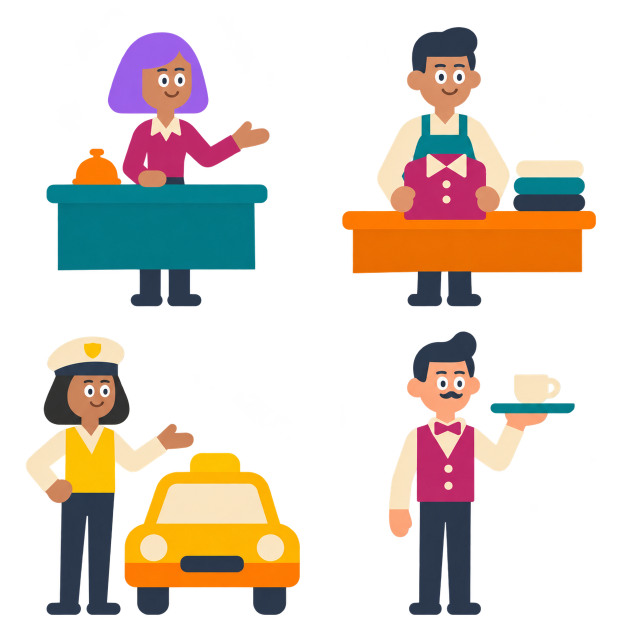
#> input picture Horizons/App/assets/art/jobs-static-2-v2.png, 1254 x 1254 px, given in place of jobs-static-1-v2.png, which was not available (shown at 1/2 size)
$ python build-static-jobs.py
#> lines starting #> are read from the running program, lines starting #| are printed output that depends on the picture; after the words box and inside, x2 and y2 are one past the last pixel; in counts of white or black regions, pixels touching at a corner belong together
"""Measure whole static native PNG illustrations without changing their pixels."""
from pathlib import Path
from PIL import Image
import numpy as np
from scipy.ndimage import label
import json,hashlib
root=Path(__file__).resolve().parents[1]
groups=[['teacher','chef','doctor','office worker'],['receptionist','salesclerk','taxi driver','waiter'],['waitress','farmer','nurse','dentist'],['police officer','actor','student','driver','school']]
fragment={'version':1,'kind':'proposed-static-whole-illustration-vocabulary','sharedManifestUnmodified':True,'vocabulary':{}}
record={'version':1,'kind':'new-native-whole-static-occupation-atlases','method':'Native built-in ImageGen PNG and alpha unchanged; measured rectangular crops only.','atlases':[]}
for i,terms in enumerate(groups,1):
 src=f'assets/art/jobs-static-{i}-v{3 if i==3 else 2}.png';im=Image.open(root/src).convert('RGBA');a=np.array(im);w,h=im.size;cols=3 if i==4 else 2;cw=w/cols;ch=h/2;items=[]
#> further down, im is the input picture: PIL image 1254x1254 RGBA; mean R, G, B, A 52.5, 42.1, 33.2, 80.4
#> after `w, h = im.size`: w = 1254; h = 1254
#> after `cw = w / cols`: cw = 627
#> after `ch = h / 2`: ch = 627
 for cell,term in enumerate(terms):
  x0,x1=round((cell%cols)*cw),round((cell%cols+1)*cw);y0,y1=round((cell//cols)*ch),round((cell//cols+1)*ch)
  lab,n=label(a[y0:y1,x0:x1,3]>128);counts=np.bincount(lab.ravel());keep=np.flatnonzero(counts>100);keep=keep[keep!=0];yy,xx=np.where(np.isin(lab,keep))
  bbox={'x':int(xx.min()+x0),'y':int(yy.min()+y0),'w':int(xx.max()-xx.min()+1),'h':int(yy.max()-yy.min()+1)}
  left=max(x0,bbox['x']-12);top=max(y0,bbox['y']-12);right=min(x1,bbox['x']+bbox['w']+12);bottom=min(y1,bbox['y']+bbox['h']+12)
  frame={'x':left,'y':top,'w':right-left,'h':bottom-top};components=[]
  for k in keep:
   cy,cx=np.where(lab==k);components.append({'area':int(counts[k]),'x':int(cx.min()+x0),'y':int(cy.min()+y0),'w':int(cx.max()-cx.min()+1),'h':int(cy.max()-cy.min()+1)})
  fragment['vocabulary'][term]={'src':src,'atlas':{'width':w,'height':h},'frame':frame,'animation':None}
  items.append({'term':term,'cell':cell,'frame':frame,'nativeOpaqueBounds':bbox,'opaqueComponents':sorted(components,key=lambda v:-v['area'])})
#> this loop made 4 passes
#> (n, counts, keep, bbox, left, top, right, bottom) on passes 1 to 4: (1, [265005, 128124], [1], {'x': 93, 'y': 65, 'w': 446, 'h': 547}, 81, 53, 551, 624), (1, [254997, 138132], [1], {'x': 685, 'y': 54, 'w': 507, 'h': 558}, 673, 42, 1204, 624), (2, [241002, 74230, 77897], [1, 2], {'x': 52, 'y': 673, 'w': 548, 'h': 557}, 40, 661, 612, 1242), (1, [312650, 80479], [1], {'x': 778, 'y': 663, 'w': 371, 'h': 567}, 766, 651, 1161, 1242)
#> pass 1, `lab, n = label(a[y0:y1, x0:x1, 3] > 128)`:
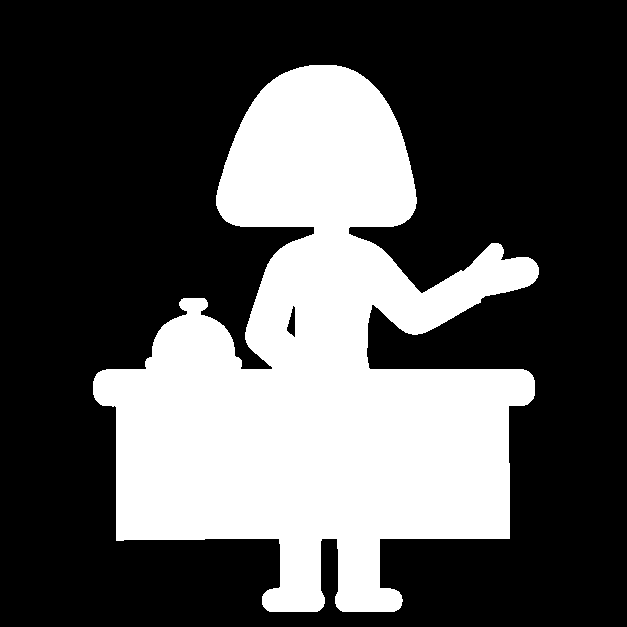
#> lab: shape (627, 627) int32; values 0 (black) and 1 (white), 32.6% white; 1 white region, box (x1, y1, x2, y2) and area: (93, 65, 539, 612) 128124
#> pass 2, `lab, n = label(a[y0:y1, x0:x1, 3] > 128)`:
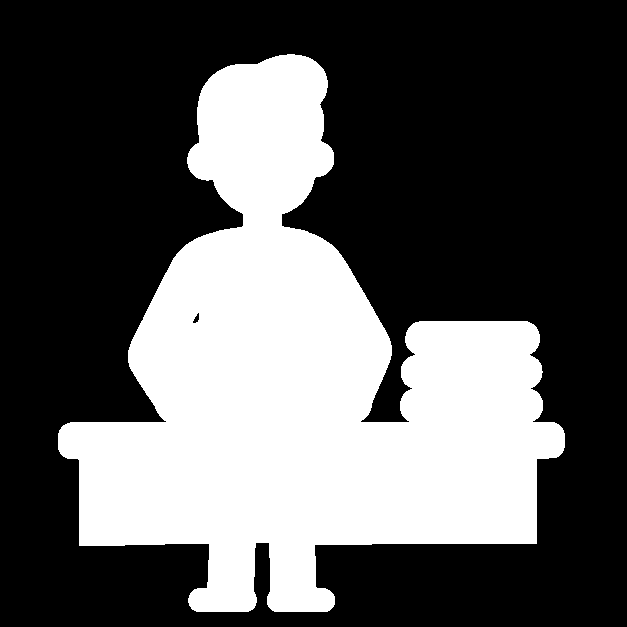
#> lab: shape (627, 627) int32; values 0 (black) and 1 (white), 35.1% white; 1 white region, box (x1, y1, x2, y2) and area: (58, 54, 565, 612) 138132
#> pass 3, `lab, n = label(a[y0:y1, x0:x1, 3] > 128)`:
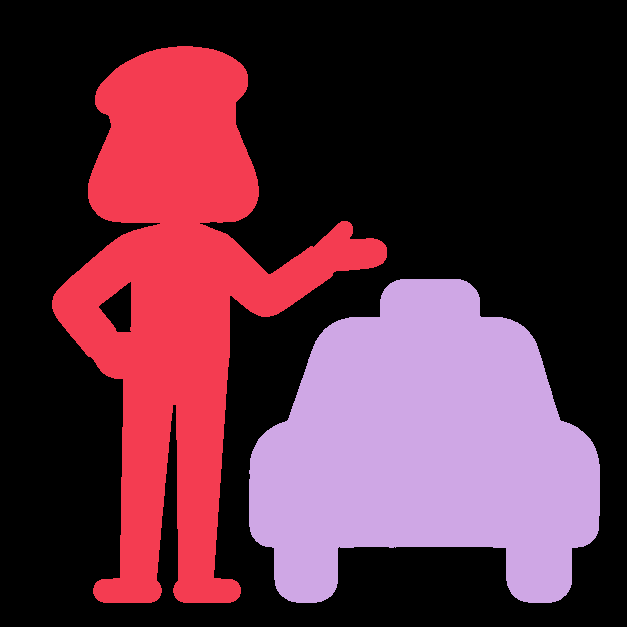
#> lab: shape (627, 627) int32; 3 distinct labels, from 0 to 2; one colour per label, 0 black
#> after the loop:
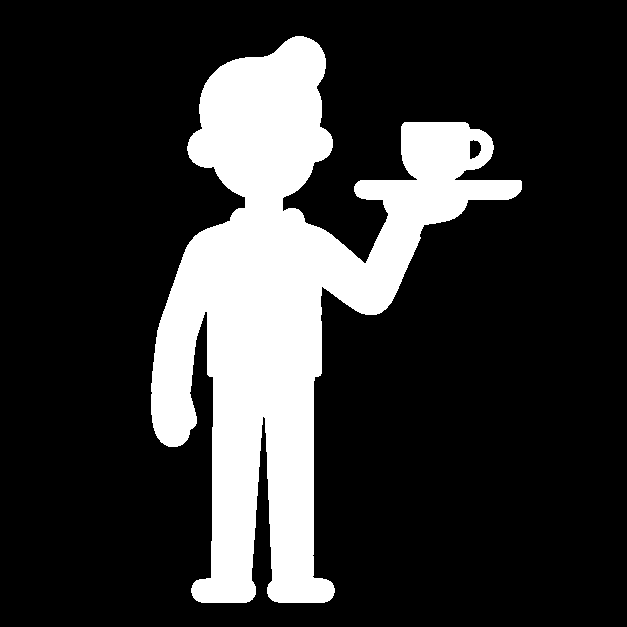
#> lab: shape (627, 627) int32; values 0 (black) and 1 (white), 20.5% white; 1 white region, box (x1, y1, x2, y2) and area: (151, 36, 522, 603) 80479
#> after the loop, fragment = 4 items; items = 4 items
#> (the run stopped early here; a loop or call above may not have finished)
